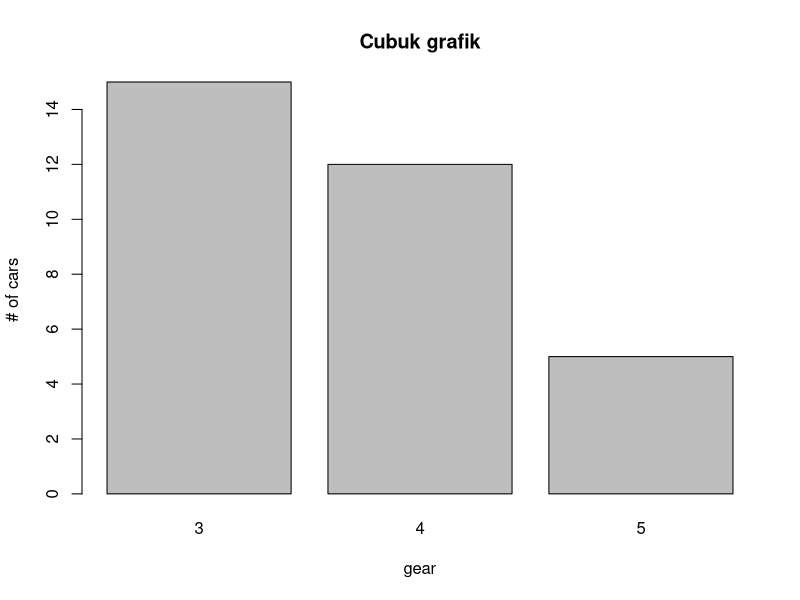
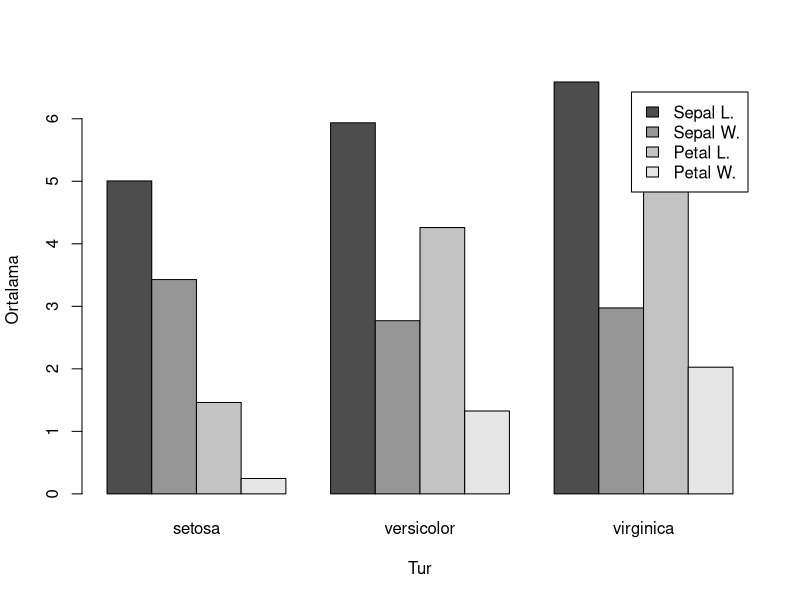
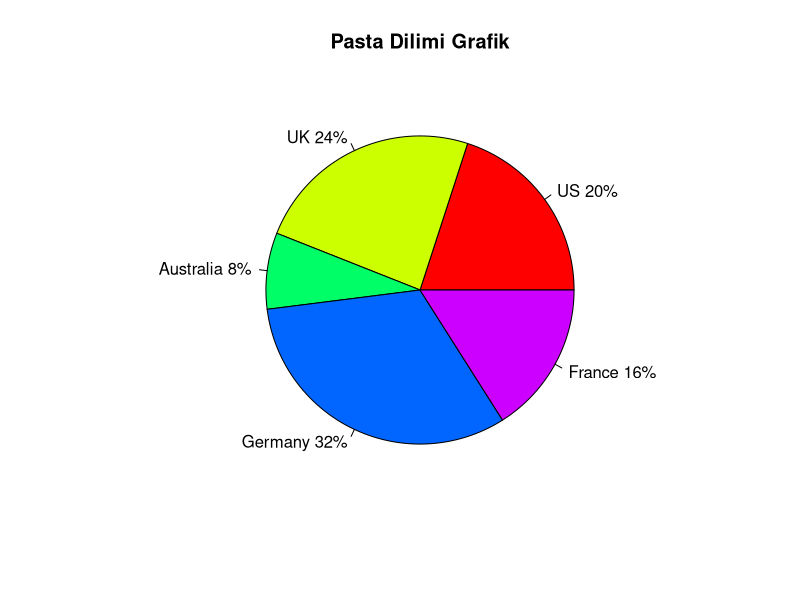
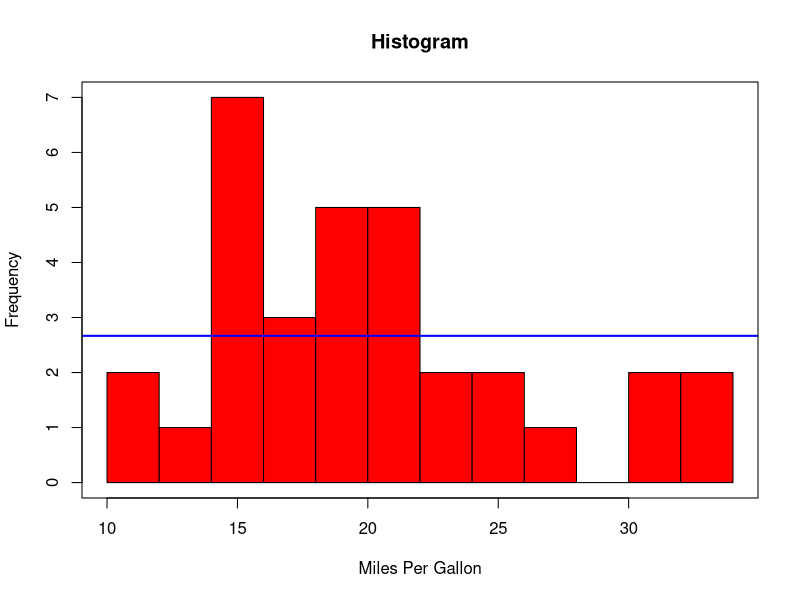
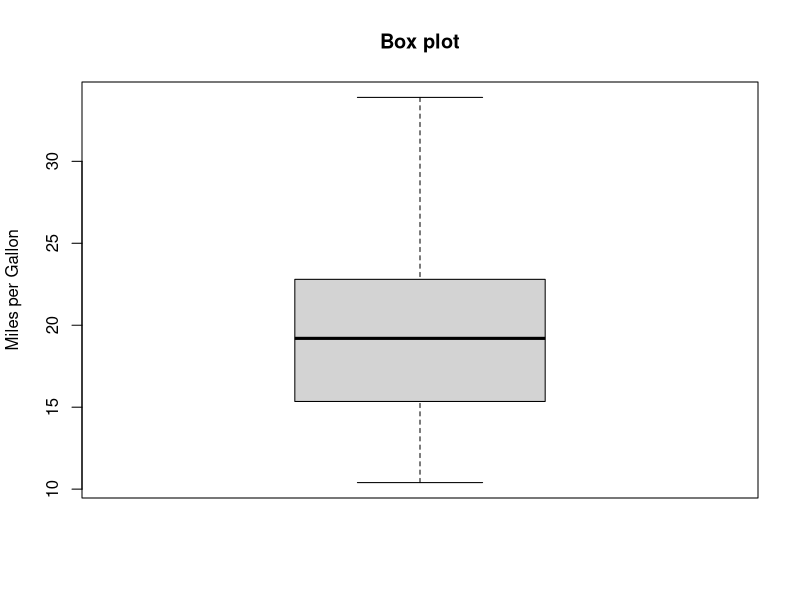
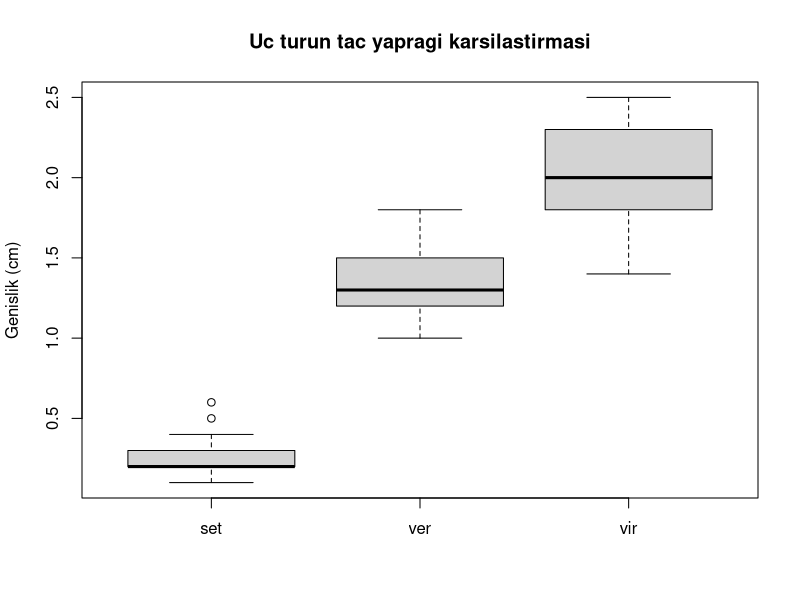
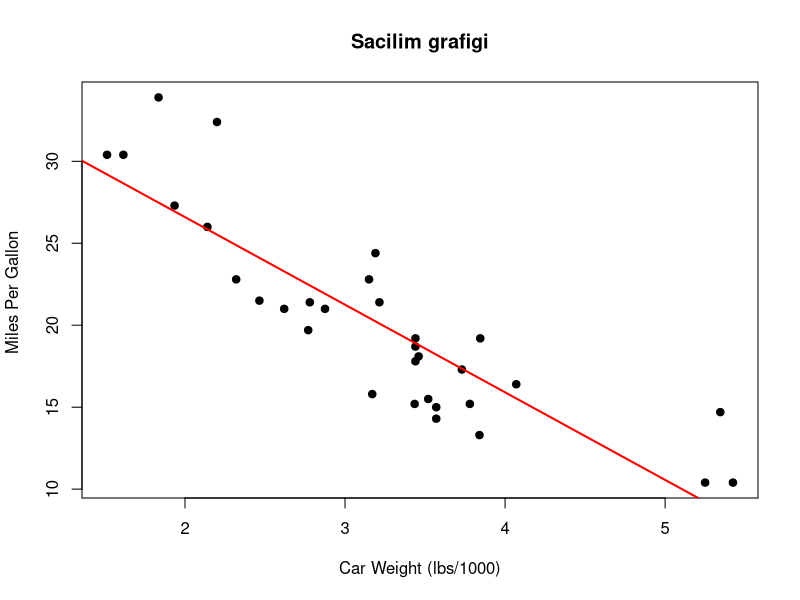
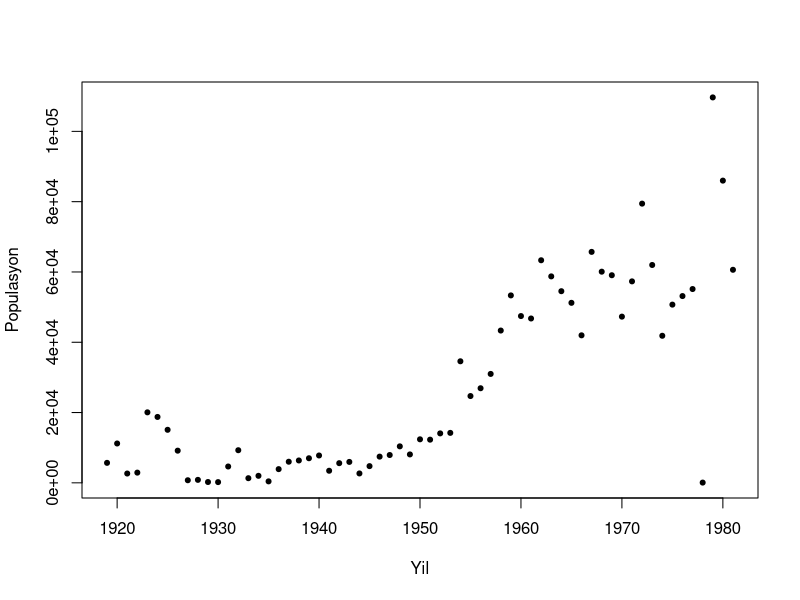

Here is the R script that generated these plots, in order:
## ---- chunk 1
knitr::opts_chunk$set(fig.width=3.5, fig.height=2.75)
## ---- chunk 2
library(reshape2)
mmtcars <- melt(mtcars, id=c(1:9,11)) 
cmtcars <- dcast(mmtcars, value~variable, length)

barplot(cmtcars$gear, 
        names.arg = c(cmtcars$value),
        main="Cubuk grafik",
        xlab="gear", ylab="# of cars")
## ---- chunk 3
iris.ortalama <- cbind(apply(iris3[,,1],2,mean),apply(iris3[,,2],2,mean),apply(iris3[,,3],2,mean))
colnames(iris.ortalama) <- c("setosa","versicolor","virginica")

barplot(iris.ortalama, beside=TRUE,
        legend=rownames(iris.ortalama),
        xlab="Tur", ylab="Ortalama")
## ---- chunk 4
slices <- c(10, 12,4, 16, 8)
pct <- round(slices/sum(slices)*100)
lbls <- c("US", "UK", "Australia", "Germany", "France")
lbls2 <- paste(lbls, " ", pct, "%", sep="")
pie(slices, labels=lbls2, col=rainbow(length(lbls2)),
    main="Pasta Dilimi Grafik")
## ---- chunk 5
x <- mtcars$mpg
h<-hist(x,
  breaks=12,  # specify bin number
  col="red",  # color bins
  xlab="Miles Per Gallon",
  main="Histogram")
abline(h=mean(h$counts),col="blue", lwd=2)
box()
## ---- chunk 6
boxplot(mtcars$mpg, main="Box plot", ylab="Miles per Gallon")
## ---- chunk 7
Iris.Petal.Width <- data.frame(set=iris[iris$Species=="setosa",]$Petal.Width,ver=iris[iris$Species=="versicolor",]$Petal.Width,vir=iris[iris$Species=="virginica",]$Petal.Width)
boxplot(Iris.Petal.Width, main="Uc turun tac yapragi karsilastirmasi", ylab="Genislik (cm)")
## ---- chunk 8
attach(mtcars)
plot(wt, mpg,
main="Sacilim grafigi",
xlab="Car Weight (lbs/1000)",
ylab="Miles Per Gallon ", pch=19)
abline(lm(mpg~wt), col="red", lwd=2, lty=1)
## ---- chunk 9
Kunduz <- read.table("KunduzPop.csv",header=TRUE,sep=";")
plot(Kunduz$Year, Kunduz$Population, pch=20,
     xlab="Yil",ylab="Populasyon")
## ---- chunk 10
t1 <- subset(Orange, Tree==1)
plot(t1$age, t1$circumference,
     xlab="Age (days)",
     ylab="Circumference (mm)",
     main="Cizgi grafik",
     type="b")
## ---- chunk 11
plot(Kunduz$Year, Kunduz$Population, type="l", col="red",
     xlab="Yil",ylab="Populasyon")
## ---- chunk 12
t1 <- subset(Orange, Tree==1)
t2 <- subset(Orange, Tree==2)
plot(t1$age, t1$circumference,
     xlab="Yas (gunler)",              
     ylab="Govde cevresi (mm)",     
     main="Portakal Agaci Buyume Grafigi",    
     type="l")  
lines(t2$age, t2$circumference, type="l", 
      lty=2,      # cizgi tipi,  2: kesikli
      col="red")  # renk tipi
## ---- chunk 13
plot(t1$age, t1$circumference,
     xlab="Yas (gunler)",              
     ylab="Govde cevresi (mm)",     
     main="Portakal Agaci Buyume Grafigi",    
     type="l")  
lines(t2$age, t2$circumference, type="l", 
      lty=2,      # cizgi tipi,  2: kesikli
      col="red")  # renk tipi
abline(h=mean(t1$circumference))
abline(h=mean(t2$circumference),lty=2,col="red")
## ---- chunk 14
plot(t1$age, t1$circumference,
     xlab="Yas (gunler)",              
     ylab="Govde cevresi (mm)",     
     main="Portakal Agaci Buyume Grafigi",    
     type="l")  
lines(t2$age, t2$circumference, type="l", 
      lty=2,      # cizgi tipi,  2: kesikli
      col="red")  # renk tipi
abline(h=mean(t1$circumference))
abline(h=mean(t2$circumference),lty=2,col="red")
points(815,100,pch=20)
text(980,90,"T1 ortalama")
## ---- chunk 15
library(ggplot2)
## ---- chunk 16
iris.ortalama <- cbind(apply(iris3[,,1],2,mean),apply(iris3[,,2],2,mean),apply(iris3[,,3],2,mean))
colnames(iris.ortalama) <- c("setosa","versicolor","virginica")

barplot(iris.ortalama, beside=TRUE,
        xlab="Tur", ylab="Ortalama")
## ---- chunk 17
barplot(t(iris.ortalama), beside=TRUE)
## ---- chunk 18
plot(t1$age, t1$circumference,
     xlab="Age (days)",              
     ylab="Circumference (mm)",     
     main="Orange Tree Growth",    
     type="l")  
lines(t2$age, t2$circumference, type="l", 
      lty=2,      
      col="red")  
## ---- chunk 19
library(reshape2)
iris.ortalama.uzun <- melt(iris.ortalama,varnames=c("Olcum","Tur"))
iris.ortalama.uzun
## ---- chunk 20
ggplot(iris.ortalama.uzun, aes(x=Tur, y=value, fill=Olcum)) +
        geom_bar(stat="identity", position="dodge")
## ---- chunk 21
ggplot(iris.ortalama.uzun, aes(x=Olcum, y=value, fill=Tur)) +
        geom_bar(stat="identity", position="dodge")
## ---- chunk 22
ggplot(Orange, aes(x=age,y=circumference,color=Tree))+geom_line()
## ---- chunk 23
dat <- data.frame(xval=1:4, yval=c(3,5,6,9), 
                  group=c("A","B","A","B"))
dat
## ---- chunk 24
g <- ggplot(dat, aes(x=xval, y=yval))
## ---- chunk 25
g + geom_point()
## ---- chunk 26
g + geom_point(aes(colour=group))
## ---- chunk 27
g + geom_point(colour="blue")
## ---- chunk 28
g + geom_point(aes(colour=group)) +
  scale_colour_manual(values=c("orange","forestgreen"))
## ---- chunk 29
g + geom_point() + scale_x_continuous(limits=c(0,8))
## ---- chunk 30
ggplot(Kunduz, aes(x=Year, y=Population)) + geom_point()

## ---- chunk 31
data("PlantGrowth")
g <- ggplot(PlantGrowth, aes(x=group, y=weight)) + geom_boxplot()
g + ggtitle("Farkli muameleler altinda \nbitki buyumesi") +
  theme(plot.title = element_text(lineheight=.8, face="bold"))
## ---- chunk 32
# g + labs(x = "Deney grubu", y = "Agirlik (Kg)")
g + theme(axis.title.x = element_blank()) +   # x-eksenini bos birakmak icin
     ylab("Weight (Kg)")                       # y-eksenini etiketlemek icin
## ---- chunk 33
# Eksen etiketini "scale"" ile de koyabilirsiniz
# x ekseni etiketi icin ayrilan boslugun durduguna dikkat
g + scale_x_discrete(name="") +
     scale_y_continuous(name="Weight (Kg)")
## ---- chunk 34
g + coord_flip()
## ---- chunk 35
g <- ggplot(PlantGrowth, aes(x=group, y=weight, fill=group)) + geom_boxplot()
# Legend koymamak icin
g + guides(fill=FALSE)
## ---- chunk 36
g + theme(legend.position="top")
# g + theme(legend.position=c(1,0), legend.justification=c(1,0))
# Gostergede yerlerin degistirilmesi
# g + scale_fill_discrete(limits=c("trt1", "trt2", "ctrl"))
## ---- chunk 37
 # Gosterge basligini "Deney" koymak icin
g + labs(fill="Deney")
# Basligi kaldirmak isterseniz
# g + guides(fill=guide_legend(title=NULL))
## ---- chunk 38
data(cabbages,package="MASS")
